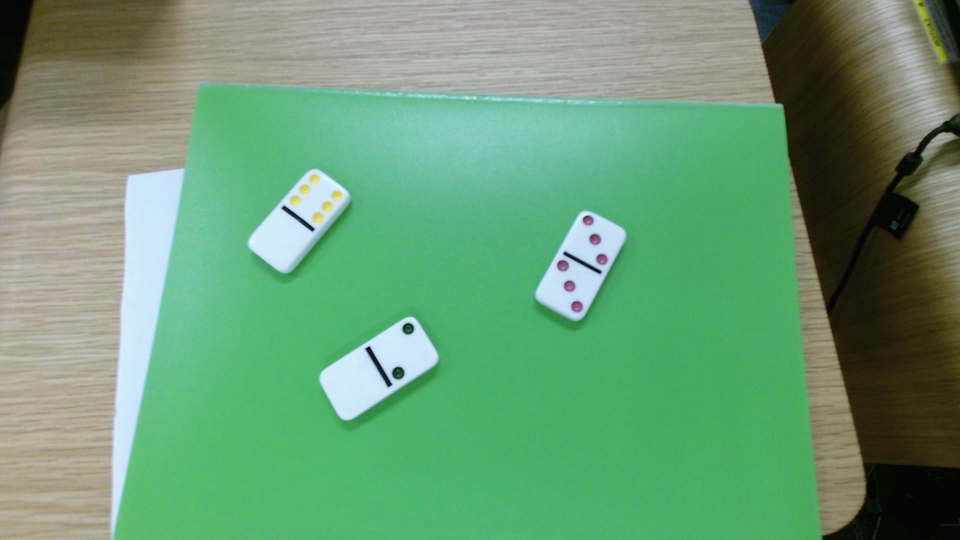
%> input picture positive/capture.png, 1920 x 1080 px (shown at 1/2 size)
$ octave --eval "result = getValue(imread('positive/capture.png'));"   (GNU Octave 9; MATLAB toolbox functions it lacks are replaced by stand-ins)
%> lines starting %> are read from the running program, lines starting %| are printed output that depends on the picture; in (x1, y1, x2, y2) boxes, pixels count from 0 and x2, y2 are one past the last pixel; in counts of white or black regions, pixels touching at a corner belong together; the program's own positions count from 1
function y = getValue(Im)
%% read image
%Im = imread('capture.png');
%Im = imread('sample\5.jpg');
%Im = imresize(Im,0.2);

%% gray scale
%greyIm = rgb2gray(Im);
greyBlueIm = Im(:, :, 3);
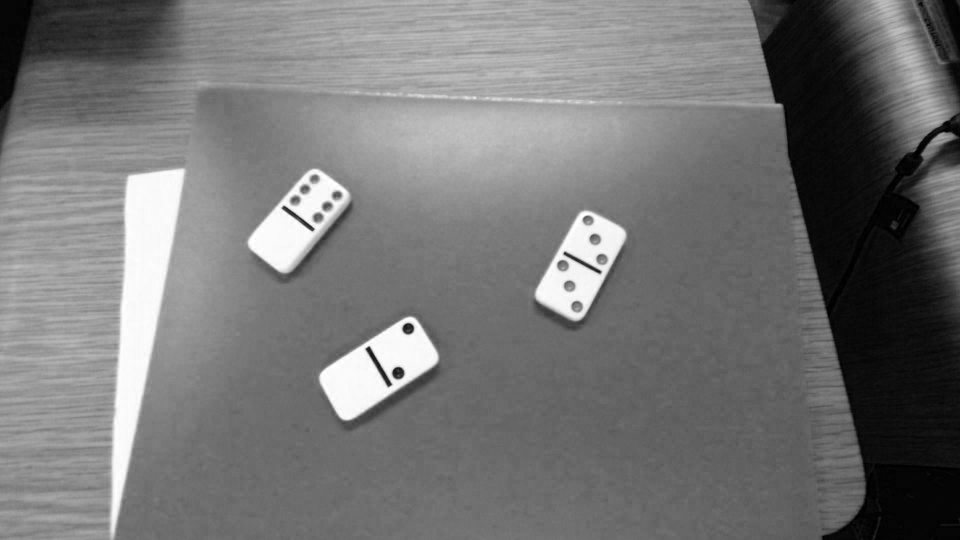
%> greyBlueIm: size 1080x1920 uint8 (shown at 1/2 size); min 0, max 255, mean 117.1
%figure;
%imshow(greyBlueIm);hold on;

%% edge detect
cannyIm = edge(greyBlueIm,'canny',0.2);
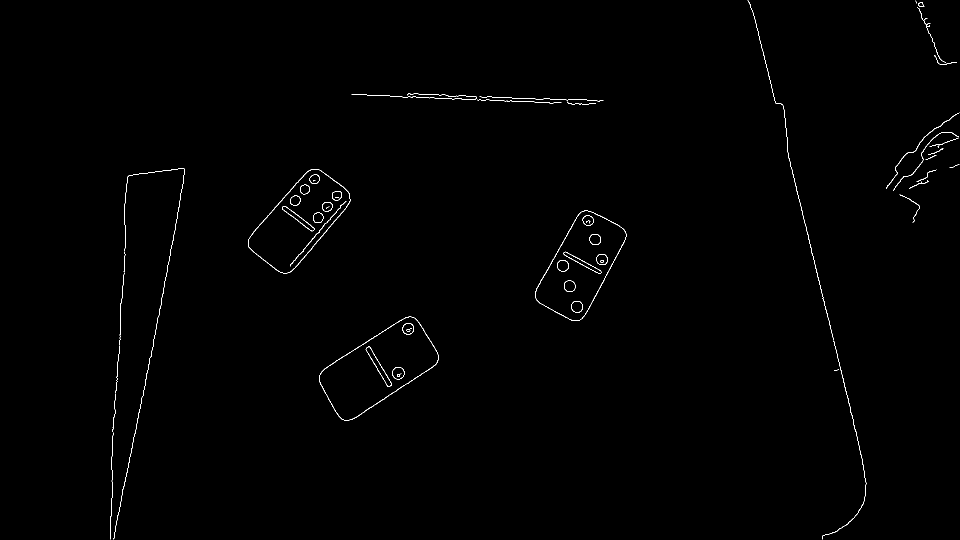
%> cannyIm: size 1080x1920 logical (shown at 1/2 size); 0.45% white in thin lines or dots, all inside (x1, y1, x2, y2) = (220, 1, 1919, 1079)
%imshow(cannyIm);

%% blur
%blurredImage = conv2(single(cannyIm), ones(5));
%se = strel('disk',1);
%afterOpening = imopen(blurredImage,se);

%% edge linking
%[edgelist,edgeim, etypr] = edgelink(cannyIm);
%figure;imshow(edgeim);

%% edge clearing
%imclose
%clearIm = imclearborder(cannyIm);
%figure;imshow(clearIm);

%% remove small object
clearIm = bwareaopen(cannyIm,50);
%imshow(clearIm);hold on


%% find circle using centroid

stats = regionprops(clearIm,'centroid','MajorAxisLength','MinorAxisLength');
%> stats = 40 regions; first 5, Centroid, MajorAxisLength and MinorAxisLength: [223.9 972] 248.3 3.46, [229.2 827.3] 90.21 3.12, [294.8 631] 939.2 136.9, [235.8 740.1] 108.7 2.47, [243.1 618.6] 168.4 4.44
centroids = cat(1, stats.Centroid);
%> centroids = 40 rows, first 12: [223.9 972; 229.2 827.3; 294.8 631; 235.8 740.1; 243.1 618.6; 599.4 442.4; 597.5 437.9; 591.6 401.6; 636.2 467; 610.3 379.2; 630.1 359; 636.5 435.9]

Major = cat (1, stats.MajorAxisLength);
%> Major = 40 values, max 939.2 at index 3, min 27.92 at index 10, mean 161.1
Minor = cat (1, stats.MinorAxisLength);
%> Minor = 40 values, max 199.2 at index 13, min 2.28 at index 20, mean 35.93
AxisLength = cat(2, Major, Minor);
%> AxisLength = 40 rows, first 12: [248.3 3.46; 90.21 3.12; 939.2 136.9; 108.7 2.47; 168.4 4.44; 303 187.4; 92.71 16; 28.8 27.29; 199.2 3.05; 27.92 25.94; 28.26 25.4; 29.32 28.26]

diameters = mean([stats.MajorAxisLength stats.MinorAxisLength],2); % mean of row
%> diameters = 98.49
% fliter centroids with large diameters
[m,n] = size(centroids);
%> m = 40; n = 2
j=0;
%plot(centroids(:,1),centroids(:,2),'b*')
for i=1:m

    if ((AxisLength(i,1) / AxisLength(i,2) )> 1.25) || (AxisLength(i,1) > diameters) || (AxisLength(i,2) > diameters)% ratio of maj
       continue
    else
        j=j+1;

       %plot(centroids(i,1),centroids(i,2),'b*')

    end

end
%> this loop made 40 passes

for i=1:m
    floorcentroid(i,1) = floor(centroids(i,1));
    floorcentroid(i,2) = floor(centroids(i,2));
end
%> after the loop, floorcentroid = 40 rows, first 12: [223 971; 229 827; 294 631; 235 740; 243 618; 599 442; 597 437; 591 401; 636 466; 610 379; 630 358; 636 435]

y = j;
%> y = 14
% [6 lines of commented-out code are left out]

%% fill holes
%fillIm = imfill(closeBW,floorcentroid);
%imshow(fillIm);

%% invert color
%invfillIm = ~fillIm;
%figure;
%imshow(invfillIm);

%% use invert image to find numbers of dominos
%cc = bwconncomp(fillIm,8);
%numberOfDominos  = cc.NumObjects;

%% erode
% imerode

%% detect corner
%corners = detectHarrisFeatures(clearIm);

%% predefine number of strongest point (6)
% [4 lines of commented-out code are left out]

%% coordinates of strongest points
%x = c.Location(:, 1);
%y = c.Location(:, 2);

%% find value of dominos
% [24 lines of commented-out code are left out]

%% find circles
% [7 lines of commented-out code are left out]

end
